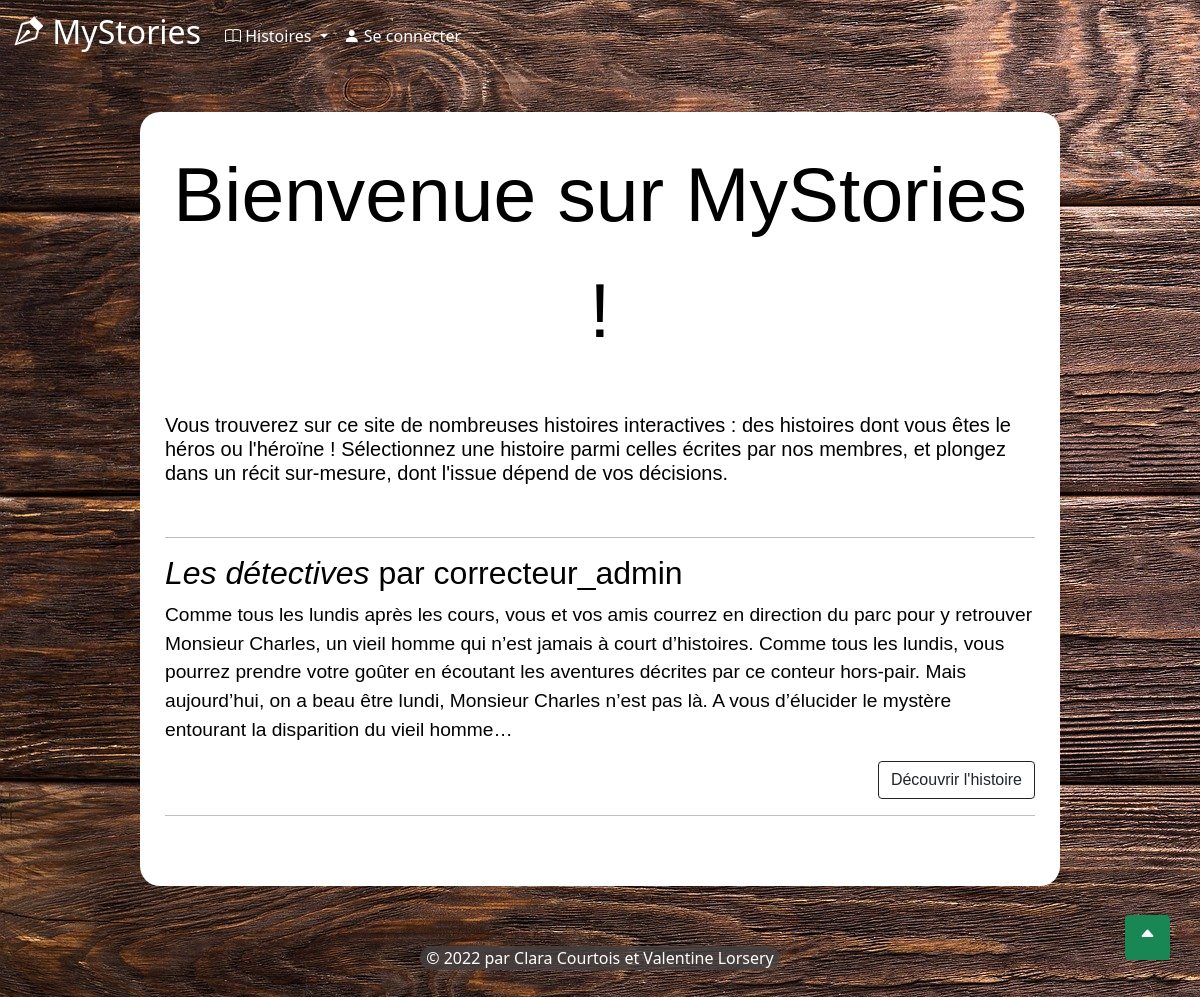
Before: / with the older database file.
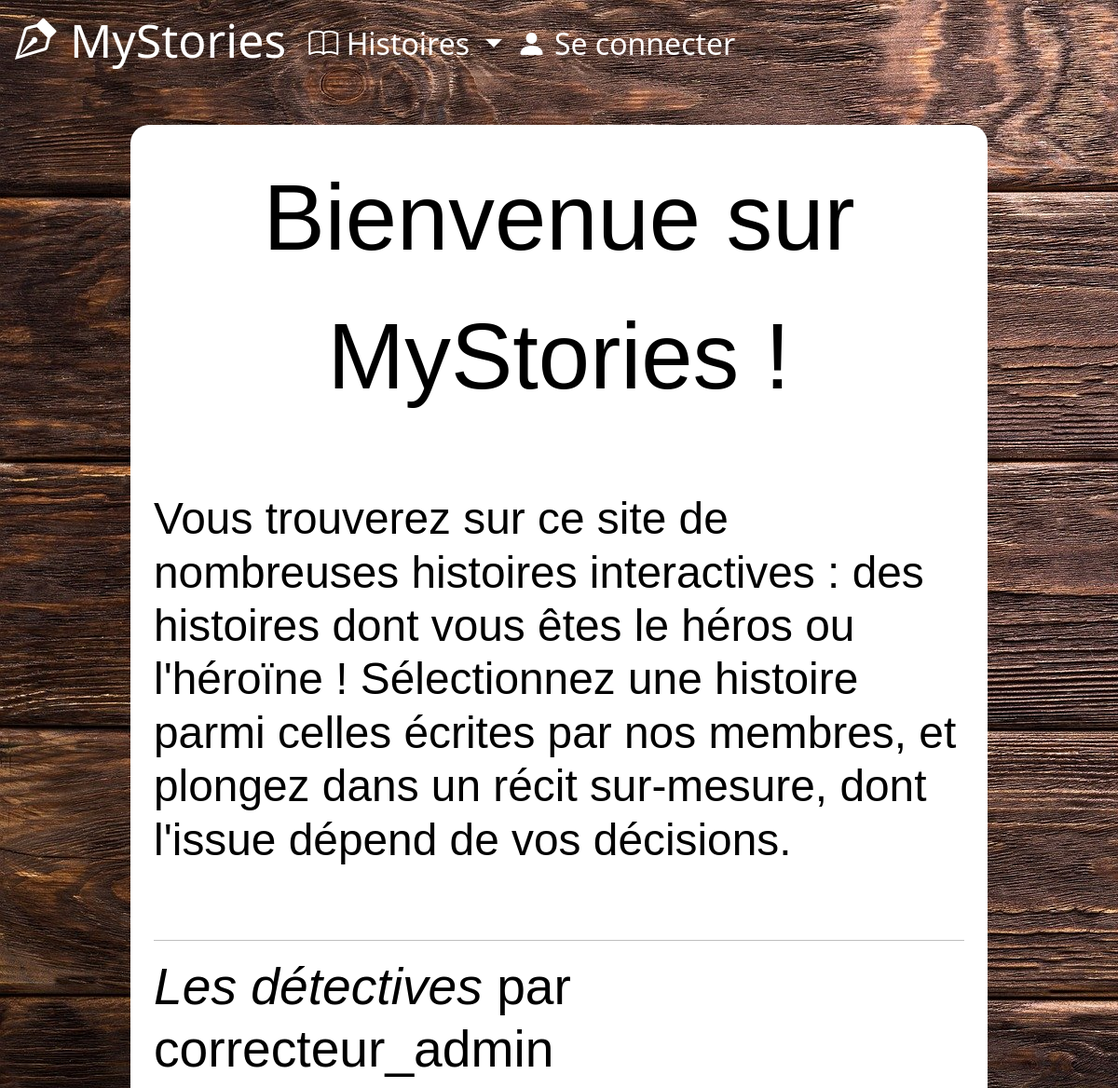
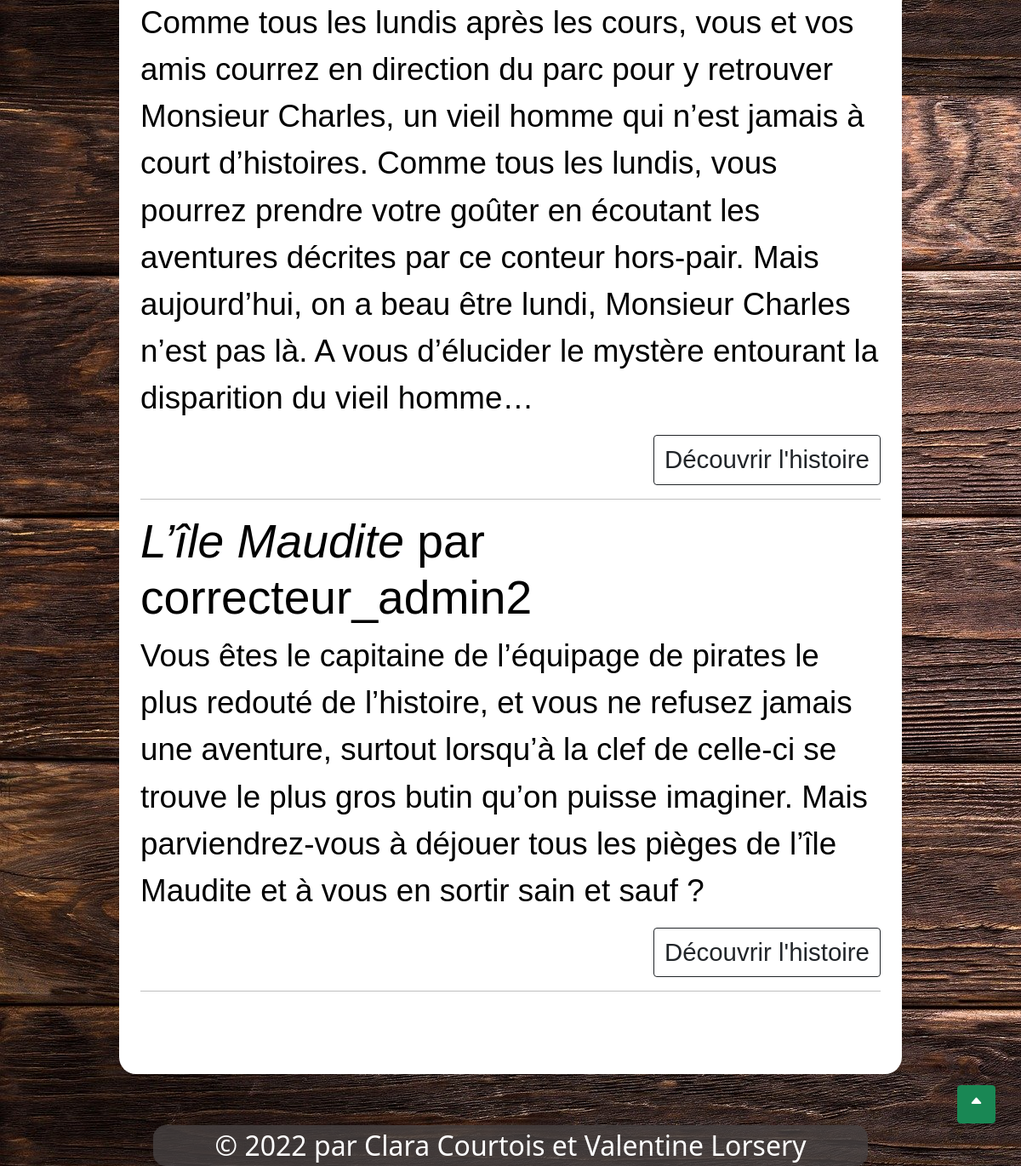
After: the same page with the newer database file (2 pictures, top to bottom).
### tables this page shows
CREATE TABLE `stories` (
  `id_story` int(11) NOT NULL,
  `title` varchar(50) DEFAULT NULL,
  `author` varchar(30) DEFAULT NULL,
  `nbChapters` int(11) DEFAULT NULL,
  `finished` tinyint(1) DEFAULT NULL,
  `date` date DEFAULT NULL,
  `hide` tinyint(1) NOT NULL,
  `summary` mediumtext NOT NULL,
  `nbrPoints` int(11) DEFAULT NULL
);

### Index.php (the view)
<?php include("includes/header.php") ?>
<?php include("includes/connect.php") ?>
<main>
  <div id="backgroundConnexion">
    <p class="titre"> Bienvenue sur MyStories ! </p>
    <br />
    <h5>Vous trouverez sur ce site de nombreuses histoires interactives : des histoires dont vous êtes le héros ou l'héroïne ! Sélectionnez une histoire parmi celles écrites par nos membres, et plongez dans un récit sur-mesure, dont l'issue dépend de vos décisions.</h5>
    <br />
    <hr />
    <div>
      <?php
      $requete = "SELECT * FROM stories WHERE hide='0'";
      $resultat = $bdd->query($requete);
      while ($histoire = $resultat->fetch()) {
        $valeur = $histoire["id_story"];
      ?>
        <div>
          <h2><em><?= $histoire['title'] ?></em> par <?= $histoire['author'] ?></h2>
          <p><?= $histoire['summary'] ?></p>
        </div>
        <div id="btn-lecture">
          <?php
          if (isset($_SESSION['login'])) {
            $link = "StorySummary.php?id=$valeur.php";
          } else {
            $link = "NonConnecte.php";
          } ?>
          <a id="size-btn" class="btn btn-outline-dark" href="<?= $link ?>" role="button">Découvrir l'histoire</a>
        </div>
        <hr />
      <?php
      }
      ?>
    </div>
    <br />
    <a class="btn btn-success" id="btnHautPage" href="#top" role="button" title="Haut de page"> <i class="bi bi-caret-up-fill"></i> </a>
  </div>
</main>
<footer id="footer">
    &copy 2022 par Clara Courtois et Valentine Lorsery
  <br />
</footer>
</body>
</html>

Changed rows visible on the page:
now on this page (row edited): stories: title "L’île Maudite", author "correcteur_admin2", summary "Vous êtes le capitaine de l’équipage de pirates le plus redouté de l’histoire, et vous ne refusez jamais une aventure, surtout lorsqu’à la clef de celle-ci se trouve le plus gros butin qu’on puisse imaginer. Mais parviendrez-vous à déjouer tous les pièges de l’île Maudite et à vous en sortir sain et sauf ?"
